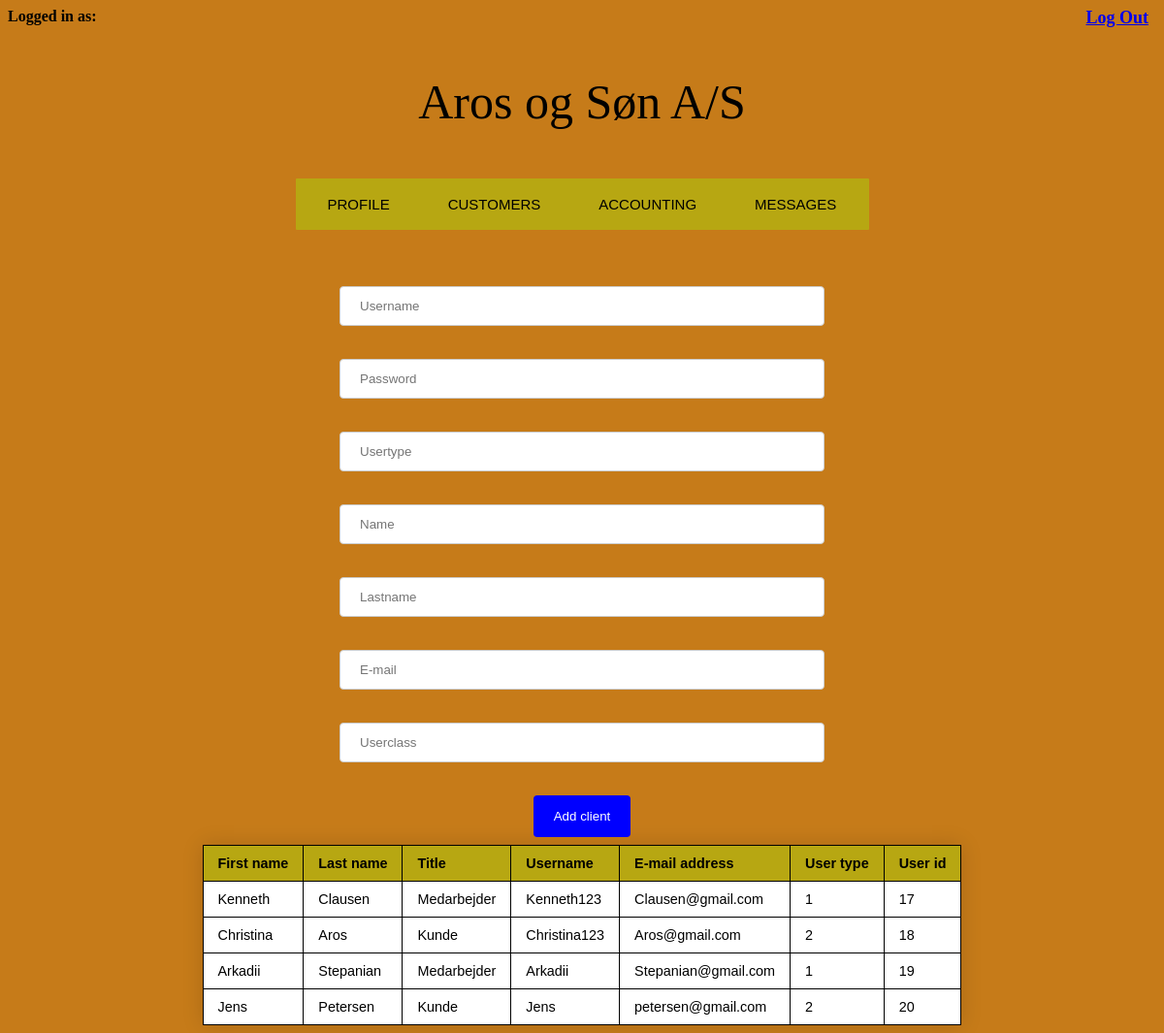
Page /kundedata.php on the committed database.
### tables this page shows
CREATE TABLE `users` (
  `id` int(11) NOT NULL,
  `username` varchar(30) NOT NULL,
  `password` varchar(32) NOT NULL,
  `name_Title` varchar(30) NOT NULL,
  `name_First` varchar(20) NOT NULL,
  `name_Last` varchar(20) NOT NULL,
  `email` varchar(45) NOT NULL,
  `user_classes_id` int(1) NOT NULL
);

### kundedata.php (the view, shortened to what this page needs)
<?php include("header.php"); ?>
    <div>
     <form method="post" action="connect.php">
     <input type="text" name="username" placeholder="Username"> <br><br>
     <input type="password" name="password" placeholder="Password"> <br><br>
     <input type="text" name="name_Title" placeholder="Usertype"> <br><br>
     <input type="text" name="name_First" placeholder="Name"> <br><br>
     <input type="text" name="name_Last" placeholder="Lastname"> <br><br>
     <input type="email" name="email" placeholder="E-mail" ><br><br>
     <input type="number" name="user_classes_id" placeholder="Userclass" ><br><br>
     <input type="submit" value="Add client">
     </form>
     <table>
<tr>
<th>First name</th>
<th>Last name</th>
<th>Title</th>
<th>Username</th>
<th>E-mail address</th>
<th>User type</th>
<th>User id</th>
</tr>
<?php
$conn = mysqli_connect("localhost", "root", "root", "crmmodulopgave3");
$sql = "SELECT name_First, name_Last, name_Title, username, email, user_classes_id, id FROM users";
$result = $conn->query($sql);
if ($result->num_rows > 0) {
while($row = $result->fetch_assoc()) {
echo "<tr>
<td>" . $row["name_First"]. "</td>
<td>" . $row["name_Last"] . "</td>
<td>" . $row["name_Title"]. "</td>
<td>" . $row["username"]. "</td>
<td>" . $row["email"]. "</td>
<td>" . $row["user_classes_id"]. "</td>
<td>" . $row["id"]. "</td>
</tr>";
}
echo "</table>";
} else { echo "0 results"; }
?>
</div>
  </body>
</html>

### header.php (shortened to what this page needs)
<!DOCTYPE html>
<html lang="en" dir="ltr">
  <head>
    <link rel="stylesheet" href="css/style.css">
    <link rel="stylesheet" href="css/nav.css">
    <?php include('session.php');
    if(!isset($_SESSION['login_user'])) ?>
    <b id="welcome">Logged in as: <i><?php echo $login_session; ?></i></b>
  <b id="logout"><a href="logout.php">Log Out</a></b>
  <p id="overskrift"> Aros og Søn A/S </p>
  </head>
  <body style="background-color: #c67b19;">
    <?php include("nav.php"); ?>

### nav.php
<nav>
<ul id="menu">
  <li><a href="Profile.php">Profile</a>
  </li>
  <li><a href="kundedata.php">Customers</a>
  </li>
  <li><a href="#">Accounting</a>
  </li>
  <li><a href="#">Messages</a>
  </li>
</ul>
</nav>

### css/style.css (style rules this page uses)
table { border-collapse: collapse; margin-left: auto; margin-right: auto; font-size: 0.9em; font-family: sans-serif; min-width: 400px; box-shadow: 0 0 20px rgba(0, 0, 0, 0.15); text-align: left; background-color: white; }
table th, table td { padding: 10px 15px; border-right: 1px solid black; }
table tbody tr { border: 1px solid black; }
table tbody tr:first-of-type { background-color: #b7a712; }
table tbody tr:last-of-type { border-bottom: 1px solid black; }
input, select { width: 500px; padding: 12px 20px; margin: 8px 0; display: inline-block; border: 1px solid #ccc; border-radius: 4px; box-sizing: border-box; }
input[type=submit] { width: 100px; background-color: blue; color: white; padding: 14px 20px; margin: 8px 0; border: none; border-radius: 4px; cursor: pointer; }
form { margin-left: auto; margin-right:auto; text-align: center; }
#logout { position: absolute; top: 8px; right: 16px; font-size: 18px; }
#overskrift { text-align: center; top: 8px; right: 16px; font-size: 50px; font-family: fantasy; }

### css/nav.css (style rules this page uses)
nav { font-size: 15px; }
#menu, #menu ul { margin: 0; padding: 3px; list-style: none; }
#menu { width: 585px; margin: 50px auto; background-color: #b7a712; border-radius: 1px; }
#menu:before, #menu:after { content:''; display: table; }
#menu:after { clear: both; }
#menu li { float: left; position: relative; }
#menu a { float: left; padding: 15px 30px; text-transform: uppercase; font-family: arial; text-decoration: none; color: black; }

### rows in the picture
users: name_First "Kenneth", name_Last "Clausen", name_Title "Medarbejder", username "Kenneth123", email "Clausen@gmail.com", user_classes "1", id "17"
users: name_First "Christina", name_Last "Aros", name_Title "Kunde", username "Christina123", email "Aros@gmail.com", user_classes "2", id "18"
users: name_First "Arkadii", name_Last "Stepanian", name_Title "Medarbejder", username "Arkadii", email "Stepanian@gmail.com", user_classes "1", id "19"
users: name_First "Jens", name_Last "Petersen", name_Title "Kunde", username "Jens", email "petersen@gmail.com", user_classes "2", id "20"
